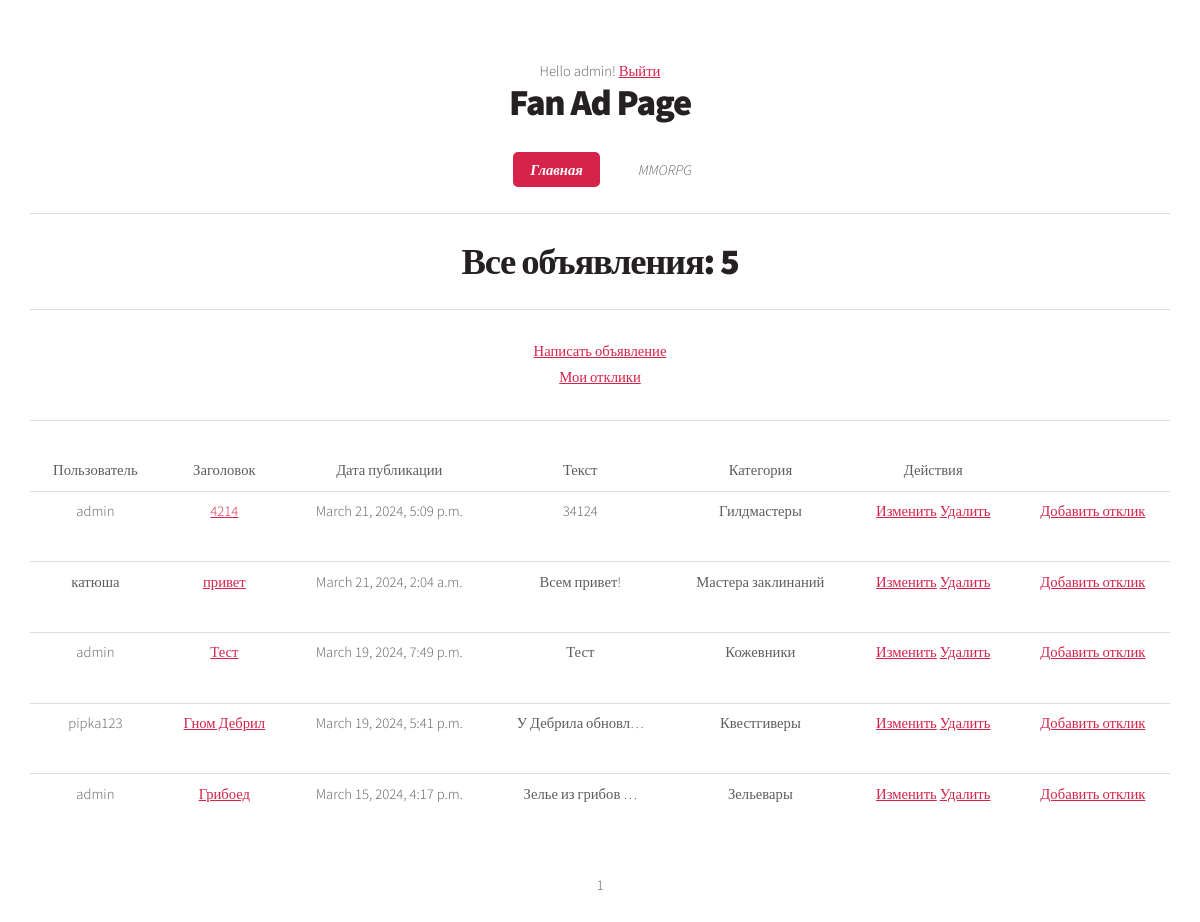
The app's page / (signed in) with its own data.
### fan_site/models.py (models this page shows, shortened)
class Ad(models.Model):
    title = models.CharField(max_length=64, unique=True)
    text = RichTextField()
    date_creation = models.DateTimeField(auto_now_add=True)
    date_update = models.DateTimeField(auto_now=True)
    category = models.ForeignKey('Category', on_delete=models.CASCADE)
    user = models.ForeignKey(User, on_delete=models.CASCADE, null=False)
    upload = models.FileField(upload_to='uploads/')

class Category(models.Model):
    name = models.CharField(max_length=100)
    def __str__(self):
        return self.name

### fan_site/views.py (the view)
# urls.py: path('', AdList.as_view(), name='ad_list'),
class AdList(ListView):
    model = Ad
    ordering = '-date_creation'
    template_name = 'ads.html'
    context_object_name = 'ads'
    paginate_by = 10

### templates/ads.html (shortened to what this page needs)
{% extends 'index.html' %}
{% block content %}
<hr>
<h1>Все объявления: {{ads|length}}</h1>
    {% if request.user.is_authenticated %}
    <hr>
    <a href="{% url 'ad_create' %}">Написать объявление</a>
    {% endif %}
    {% if request.user.is_authenticated %}
    <br>
    <a href="{% url 'responses_list' %}">Мои отклики</a>
    {% endif %}
<hr>
{% if ads %}
       <table>
           <tr>
               <td>Пользователь</td>
               <td>Заголовок</td>
               <td>Дата публикации</td>
               <td>Текст</td>
               <td>Категория</td>
               {% if request.user.is_authenticated %}
                <td>Действия</td>
                {% endif %}
                </tr>
           {% for ad in ads %}
           <tr>
               <td>{{ ad.user }}</td>
               <td><a href="{% url 'ad_detail' pk=ad.pk %}">{{ ad.title }}</a></td>
               <td>{{ ad.date_creation }}</td>
               <td>{{ ad.text|truncatechars:20 }}</td>
               <td>{{ ad.category }}</td>
               <td>
                    {% if request.user.is_authenticated %}
                    <a href="{% url 'ad_update' pk=ad.id %}">Изменить</a>
                    {% endif %}
                    {% if request.user.is_authenticated %}
                    <a href="{% url 'ad_delete' ad.id %}">Удалить</a>
                    {% endif %}
                </td>
               <td>
                   {% if request.user.is_authenticated %}
                   <a href="{% url 'ad_response' pk=ad.id %}">Добавить отклик</a>
                   {% endif %}
               </td>
           </tr>
           {% endfor %}
       </table>
   {% else %}
       <h2>Нет объявлений</h2>
   {% endif %}
   {{ page_obj.number }}
{% endblock content %}

### templates/index.html (shortened to what this page needs)
<!DOCTYPE HTML>
<html>
{% autoescape off %}
	<head>
		{% load static %}
        <link href="{% static 'css/main.css' %}" rel="stylesheet" />
	</head>
	<body class="homepage is-preload">
		<div id="page-wrapper">
				<section id="header">
					<span class="user">
        {% if request.user.is_authenticated %}
            Hello {{ request.user.username }}!
            <a href="{% url 'logout' %}">Выйти</a>
        {% else %}
            <a href="{% url 'login' %}">Войти</a>
						<a> or </a>
			<a href="{% url 'signup' %}">Зарегистрироваться</a>
        {% endif %}
    </span>
						<h1><a href="{% url 'ad_list' %}">Fan Ad Page</a></h1>
						<nav id="nav">
							<ul>
								<li class="current"><a href="{% url 'ad_list' %}">Главная</a></li>
								<li>
									<a href="#">MMORPG</a>
								</li>
							</ul>
							 <div class="container">
            <div class="text-center mt-5">
                {% block content %} {% endblock content %}
            </div>
        </div>
	</body>
{% endautoescape %}
</html>

### static/css/main.css (style rules this page uses)
html, body, div, span, applet, object, iframe, h1, h2, h3, h4, h5, h6, p, blockquote, pre, a, abbr, acronym, address, big, cite, code, del, dfn, em, img, ins, kbd, q, s, samp, small, strike, strong, sub, sup, tt, var, b, u, i, center, dl, dt, dd, ol, ul, li, fieldset, form, label, legend, table, caption, tbody, tfoot, thead, tr, th, td, article, aside, canvas, details, embed, figure, figcaption, footer, header, hgroup, menu, nav, output, ruby, section, summary, time, mark, audio, video { margin: 0; padding: 0; border: 0; font-size: 100%; font: inherit; vertical-align: baseline; }
article, aside, details, figcaption, figure, footer, header, hgroup, menu, nav, section { display: block; }
body { line-height: 1; }
ol, ul { list-style: none; }
table { border-collapse: collapse; border-spacing: 0; }
body { -webkit-text-size-adjust: none; }
html { box-sizing: border-box; }
*, *:before, *:after { box-sizing: inherit; }
body { background: #252122; background-image: url("images/bg02.png"); }
body.is-preload *, body.is-preload *:before, body.is-preload *:after { -moz-animation: none !important; -webkit-animation: none !important; -ms-animation: none !important; animation: none !important; -moz-transition: none !important; -webkit-transition: none !important; -ms-transition: none !important; transition: none !important; }
body, input, textarea, select { font-family: 'Source Sans Pro'; font-weight: 300; color: #5d5d5d; font-size: 14pt; line-height: 1.75em; }
h1, h2, h3, h4, h5, h6 { color: #252122; font-weight: 700; }
h1 a, h2 a, h3 a, h4 a, h5 a, h6 a { color: inherit; text-decoration: none; }
a { color: #d52349; text-decoration: underline; }
hr { border: 0; border-top: solid 1px #dddddd; height: 1px; margin: 2em 0 2em 0; }
p, ul, ol, dl, table { margin-bottom: 2em; }
.container { margin: 0 auto; max-width: 100%; width: 70em; }
@media screen and (max-width: 1680px) { .container { width: 70em; } }
@media screen and (max-width: 1280px) { .container { width: calc(100% - 60px); } }
table { width: 100%; }
table tr { border-top: solid 1px #dddddd; }
table tr:first-child { border-top: 0; }
table td { padding: 0.5em 1em 0.5em 1em; }
section, article { margin-bottom: 2.5em; }
section > :last-child, section:last-child, article > :last-child, article:last-child { margin-bottom: 0; }
ul { list-style: disc; padding-left: 1em; }
ul li { padding-left: 0.5em; }
#page-wrapper > section { margin-bottom: 0; }
#header { position: relative; background: #ffffff; border-bottom: solid 1px #ccc; padding: 5em 0 4em 0; text-align: center; }
#header h1 { color: #252122; font-weight: 900; font-size: 2.5em; letter-spacing: -0.035em; line-height: 1; }
#nav { margin: 2.5em 0 0 0; }
#nav > ul { margin: 0; }
#nav > ul > li { display: inline-block; font-style: italic; margin: 0 0.35em 0 0.35em; }
#nav > ul > li > a { border-radius: 5px; color: #5d5d5d; text-decoration: none; padding: 0.6em 1.2em 0.6em 1.2em; -moz-transition: background-color .25s ease-in-out; -webkit-transition: background-color .25s ease-in-out; -ms-transition: background-color .25s ease-in-out; transition: background-color .25s ease-in-out; outline: 0; }
#nav > ul > li.current > a { background: #d52349; color: #fff !important; font-weight: 700; }
@media screen and (max-width: 1680px) { body, input, textarea, select { font-size: 12pt; } }
@media screen and (max-width: 1280px) { body, input, textarea, select { font-size: 11pt; } }
@media screen and (max-width: 1280px) { #header { padding: 4em 0 3em 0; } }

### records on screen
Ad: user "admin", title "4214", date_creation "March 21, 2024, 5:09 p.m.", text "34124", category "Гилдмастеры"
Ad: user "катюша", title "привет", date_creation "March 21, 2024, 2:04 a.m.", text "Всем привет!", category "Мастера заклинаний"
Ad: user "admin", title "Тест", date_creation "March 19, 2024, 7:49 p.m.", text "Тест", category "Кожевники"
Ad: user "pipka123", title "Гном Дебрил", date_creation "March 19, 2024, 5:41 p.m.", text "У Дебрила обновл…", category "Квестгиверы"
Ad: user "admin", title "Грибоед", date_creation "March 15, 2024, 4:17 p.m.", text "Зелье из грибов …", category "Зельевары"

### other values on screen
{{ request.user.username }} "admin"
{{ ads|length }} "5"
{{ page_obj.number }} "1"
